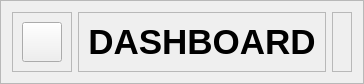
        <widget class="QFrame" name="header_frame">
         <property name="maximumSize">
          <size>
           <width>16777215</width>
           <height>66</height>
          </size>
         </property>
         <property name="frameShape">
          <enum>QFrame::StyledPanel</enum>
         </property>
         <property name="frameShadow">
          <enum>QFrame::Raised</enum>
         </property>
         <layout class="QHBoxLayout" name="horizontalLayout_3">
          <item alignment="Qt::AlignLeft">
           <widget class="QFrame" name="left_header_nav">
            <property name="frameShape">
             <enum>QFrame::StyledPanel</enum>
            </property>
            <property name="frameShadow">
             <enum>QFrame::Raised</enum>
            </property>
            <layout class="QHBoxLayout" name="horizontalLayout_4">
             <item alignment="Qt::AlignHCenter|Qt::AlignVCenter">
              <widget class="QPushButton" name="left_menu_button">
               <property name="minimumSize">
                <size>
                 <width>40</width>
                 <height>40</height>
                </size>
               </property>
               <property name="maximumSize">
                <size>
                 <width>40</width>
                 <height>40</height>
                </size>
               </property>
               <property name="text">
                <string/>
               </property>
              </widget>
             </item>
            </layout>
           </widget>
          </item>
          <item>
           <widget class="QFrame" name="title">
            <property name="frameShape">
             <enum>QFrame::StyledPanel</enum>
            </property>
            <property name="frameShadow">
             <enum>QFrame::Raised</enum>
            </property>
            <layout class="QVBoxLayout" name="verticalLayout_5">
             <item>
              <widget class="QLabel" name="title_label">
               <property name="font">
                <font>
                 <pointsize>26</pointsize>
                 <italic>false</italic>
                 <bold>true</bold>
                </font>
               </property>
               <property name="text">
                <string>DASHBOARD</string>
               </property>
               <property name="alignment">
                <set>Qt::AlignCenter</set>
               </property>
              </widget>
             </item>
            </layout>
           </widget>
          </item>
          <item>
           <widget class="QFrame" name="right_header_nav">
            <property name="frameShape">
             <enum>QFrame::StyledPanel</enum>
            </property>
            <property name="frameShadow">
             <enum>QFrame::Raised</enum>
            </property>
            <layout class="QHBoxLayout" name="horizontalLayout_5"/>
           </widget>
          </item>
         </layout>
        </widget>
